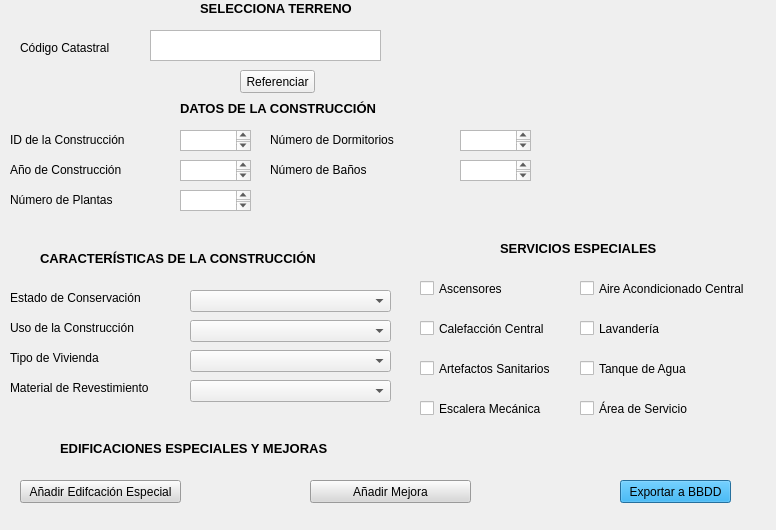
<?xml version="1.0" encoding="UTF-8"?>
<ui version="4.0">
 <class>Dialog</class>
 <widget class="QDialog" name="Dialog">
  <property name="geometry">
   <rect>
    <x>0</x>
    <y>0</y>
    <width>776</width>
    <height>530</height>
   </rect>
  </property>
  <property name="windowTitle">
   <string>Dialog</string>
  </property>
  <widget class="QPushButton" name="btn_exportdb">
   <property name="geometry">
    <rect>
     <x>620</x>
     <y>480</y>
     <width>111</width>
     <height>23</height>
    </rect>
   </property>
   <property name="styleSheet">
    <string notr="true">background-color: rgb(0, 170, 255)</string>
   </property>
   <property name="text">
    <string>Exportar a BBDD</string>
   </property>
  </widget>
  <widget class="QLabel" name="label_2">
   <property name="geometry">
    <rect>
     <x>200</x>
     <y>0</y>
     <width>201</width>
     <height>16</height>
    </rect>
   </property>
   <property name="font">
    <font>
     <pointsize>10</pointsize>
     <weight>75</weight>
     <bold>true</bold>
    </font>
   </property>
   <property name="text">
    <string>SELECCIONA TERRENO</string>
   </property>
  </widget>
  <widget class="QLabel" name="label_4">
   <property name="geometry">
    <rect>
     <x>20</x>
     <y>40</y>
     <width>111</width>
     <height>16</height>
    </rect>
   </property>
   <property name="font">
    <font>
     <pointsize>9</pointsize>
    </font>
   </property>
   <property name="text">
    <string>Código Catastral</string>
   </property>
  </widget>
  <widget class="QLabel" name="label_7">
   <property name="geometry">
    <rect>
     <x>10</x>
     <y>320</y>
     <width>151</width>
     <height>16</height>
    </rect>
   </property>
   <property name="font">
    <font>
     <pointsize>9</pointsize>
    </font>
   </property>
   <property name="text">
    <string>Uso de la Construcción</string>
   </property>
  </widget>
  <widget class="QPushButton" name="pushButton">
   <property name="geometry">
    <rect>
     <x>240</x>
     <y>70</y>
     <width>75</width>
     <height>23</height>
    </rect>
   </property>
   <property name="text">
    <string>Referenciar</string>
   </property>
  </widget>
  <widget class="QLabel" name="label_3">
   <property name="geometry">
    <rect>
     <x>180</x>
     <y>100</y>
     <width>281</width>
     <height>16</height>
    </rect>
   </property>
   <property name="font">
    <font>
     <pointsize>10</pointsize>
     <weight>75</weight>
     <bold>true</bold>
    </font>
   </property>
   <property name="text">
    <string>DATOS DE LA CONSTRUCCIÓN</string>
   </property>
  </widget>
  <widget class="QComboBox" name="comboBox_uso">
   <property name="geometry">
    <rect>
     <x>190</x>
     <y>320</y>
     <width>201</width>
     <height>22</height>
    </rect>
   </property>
   <item>
    <property name="text">
     <string/>
    </property>
   </item>
   <item>
    <property name="text">
     <string>Comercial</string>
    </property>
   </item>
   <item>
    <property name="text">
     <string>Oficinas</string>
    </property>
   </item>
   <item>
    <property name="text">
     <string>Residencial</string>
    </property>
   </item>
   <item>
    <property name="text">
     <string>Industrial</string>
    </property>
   </item>
   <item>
    <property name="text">
     <string>Servicios Públicos</string>
    </property>
   </item>
   <item>
    <property name="text">
     <string>Recreación</string>
    </property>
   </item>
   <item>
    <property name="text">
     <string>Otros</string>
    </property>
   </item>
  </widget>
  <widget class="QLabel" name="label_5">
   <property name="geometry">
    <rect>
     <x>60</x>
     <y>440</y>
     <width>351</width>
     <height>16</height>
    </rect>
   </property>
   <property name="font">
    <font>
     <pointsize>10</pointsize>
     <weight>75</weight>
     <bold>true</bold>
    </font>
   </property>
   <property name="text">
    <string>EDIFICACIONES ESPECIALES Y MEJORAS</string>
   </property>
  </widget>
  <widget class="QLabel" name="label_9">
   <property name="geometry">
    <rect>
     <x>40</x>
     <y>250</y>
     <width>371</width>
     <height>16</height>
    </rect>
   </property>
   <property name="font">
    <font>
     <pointsize>10</pointsize>
     <weight>75</weight>
     <bold>true</bold>
    </font>
   </property>
   <property name="text">
    <string>CARACTERÍSTICAS DE LA CONSTRUCCIÓN</string>
   </property>
  </widget>
  <widget class="QLabel" name="label_13">
   <property name="geometry">
    <rect>
     <x>10</x>
     <y>380</y>
     <width>171</width>
     <height>16</height>
    </rect>
   </property>
   <property name="font">
    <font>
     <pointsize>9</pointsize>
    </font>
   </property>
   <property name="text">
    <string>Material de Revestimiento</string>
   </property>
  </widget>
  <widget class="QComboBox" name="comboBox_revestimiento">
   <property name="geometry">
    <rect>
     <x>190</x>
     <y>380</y>
     <width>201</width>
     <height>22</height>
    </rect>
   </property>
   <item>
    <property name="text">
     <string/>
    </property>
   </item>
   <item>
    <property name="text">
     <string>Asfalto</string>
    </property>
   </item>
   <item>
    <property name="text">
     <string>Hormigón</string>
    </property>
   </item>
   <item>
    <property name="text">
     <string>Loseta</string>
    </property>
   </item>
   <item>
    <property name="text">
     <string>Adoquín</string>
    </property>
   </item>
   <item>
    <property name="text">
     <string>Piedra</string>
    </property>
   </item>
   <item>
    <property name="text">
     <string>Ripio</string>
    </property>
   </item>
   <item>
    <property name="text">
     <string>Tierra</string>
    </property>
   </item>
  </widget>
  <widget class="QLabel" name="label_14">
   <property name="geometry">
    <rect>
     <x>10</x>
     <y>350</y>
     <width>111</width>
     <height>16</height>
    </rect>
   </property>
   <property name="font">
    <font>
     <pointsize>9</pointsize>
    </font>
   </property>
   <property name="text">
    <string>Tipo de Vivienda</string>
   </property>
  </widget>
  <widget class="QComboBox" name="comboBox_tipo">
   <property name="geometry">
    <rect>
     <x>190</x>
     <y>350</y>
     <width>201</width>
     <height>22</height>
    </rect>
   </property>
   <item>
    <property name="text">
     <string/>
    </property>
   </item>
   <item>
    <property name="text">
     <string>Marginal</string>
    </property>
   </item>
   <item>
    <property name="text">
     <string>Interés Social</string>
    </property>
   </item>
   <item>
    <property name="text">
     <string>Económico</string>
    </property>
   </item>
   <item>
    <property name="text">
     <string>Bueno</string>
    </property>
   </item>
   <item>
    <property name="text">
     <string>Muy Bueno</string>
    </property>
   </item>
   <item>
    <property name="text">
     <string>Lujoso</string>
    </property>
   </item>
  </widget>
  <widget class="QListWidget" name="list_bbdd">
   <property name="geometry">
    <rect>
     <x>150</x>
     <y>30</y>
     <width>231</width>
     <height>31</height>
    </rect>
   </property>
  </widget>
  <widget class="QPlainTextEdit" name="cod">
   <property name="geometry">
    <rect>
     <x>180</x>
     <y>130</y>
     <width>71</width>
     <height>21</height>
    </rect>
   </property>
  </widget>
  <widget class="QLabel" name="label_24">
   <property name="geometry">
    <rect>
     <x>10</x>
     <y>130</y>
     <width>141</width>
     <height>20</height>
    </rect>
   </property>
   <property name="font">
    <font>
     <pointsize>9</pointsize>
    </font>
   </property>
   <property name="text">
    <string>ID de la Construcción</string>
   </property>
  </widget>
  <widget class="QPlainTextEdit" name="plantas">
   <property name="geometry">
    <rect>
     <x>180</x>
     <y>190</y>
     <width>71</width>
     <height>21</height>
    </rect>
   </property>
  </widget>
  <widget class="QLabel" name="label_25">
   <property name="geometry">
    <rect>
     <x>10</x>
     <y>190</y>
     <width>131</width>
     <height>20</height>
    </rect>
   </property>
   <property name="font">
    <font>
     <pointsize>9</pointsize>
    </font>
   </property>
   <property name="text">
    <string>Número de Plantas</string>
   </property>
  </widget>
  <widget class="QPlainTextEdit" name="anyo">
   <property name="geometry">
    <rect>
     <x>180</x>
     <y>160</y>
     <width>71</width>
     <height>21</height>
    </rect>
   </property>
  </widget>
  <widget class="QLabel" name="label_26">
   <property name="geometry">
    <rect>
     <x>10</x>
     <y>160</y>
     <width>151</width>
     <height>20</height>
    </rect>
   </property>
   <property name="font">
    <font>
     <pointsize>9</pointsize>
    </font>
   </property>
   <property name="text">
    <string>Año de Construcción</string>
   </property>
  </widget>
  <widget class="QLabel" name="label_8">
   <property name="geometry">
    <rect>
     <x>10</x>
     <y>290</y>
     <width>131</width>
     <height>16</height>
    </rect>
   </property>
   <property name="font">
    <font>
     <pointsize>9</pointsize>
    </font>
   </property>
   <property name="text">
    <string>Estado de Conservación</string>
   </property>
  </widget>
  <widget class="QComboBox" name="comboBox_conservacion">
   <property name="geometry">
    <rect>
     <x>190</x>
     <y>290</y>
     <width>201</width>
     <height>22</height>
    </rect>
   </property>
   <item>
    <property name="text">
     <string/>
    </property>
   </item>
   <item>
    <property name="text">
     <string>Excelente</string>
    </property>
   </item>
   <item>
    <property name="text">
     <string>Muy Bueno</string>
    </property>
   </item>
   <item>
    <property name="text">
     <string>Bueno</string>
    </property>
   </item>
   <item>
    <property name="text">
     <string>Regular</string>
    </property>
   </item>
   <item>
    <property name="text">
     <string>Malo</string>
    </property>
   </item>
   <item>
    <property name="text">
     <string>Muy Malo</string>
    </property>
   </item>
  </widget>
  <widget class="QLabel" name="label_27">
   <property name="geometry">
    <rect>
     <x>270</x>
     <y>130</y>
     <width>171</width>
     <height>20</height>
    </rect>
   </property>
   <property name="font">
    <font>
     <pointsize>9</pointsize>
    </font>
   </property>
   <property name="text">
    <string>Número de Dormitorios</string>
   </property>
  </widget>
  <widget class="QLabel" name="label_28">
   <property name="geometry">
    <rect>
     <x>270</x>
     <y>160</y>
     <width>131</width>
     <height>20</height>
    </rect>
   </property>
   <property name="font">
    <font>
     <pointsize>9</pointsize>
    </font>
   </property>
   <property name="text">
    <string>Número de Baños</string>
   </property>
  </widget>
  <widget class="QPlainTextEdit" name="dormitorios">
   <property name="geometry">
    <rect>
     <x>460</x>
     <y>130</y>
     <width>71</width>
     <height>21</height>
    </rect>
   </property>
  </widget>
  <widget class="QPlainTextEdit" name="banyos">
   <property name="geometry">
    <rect>
     <x>460</x>
     <y>160</y>
     <width>71</width>
     <height>21</height>
    </rect>
   </property>
  </widget>
  <widget class="QPushButton" name="btn_exportdb_esp">
   <property name="geometry">
    <rect>
     <x>20</x>
     <y>480</y>
     <width>161</width>
     <height>23</height>
    </rect>
   </property>
   <property name="styleSheet">
    <string notr="true">background-color: rgb(216, 216, 216)</string>
   </property>
   <property name="text">
    <string>Añadir Edifcación Especial</string>
   </property>
  </widget>
  <widget class="QPushButton" name="btn_exportdb_mejora">
   <property name="geometry">
    <rect>
     <x>310</x>
     <y>480</y>
     <width>161</width>
     <height>23</height>
    </rect>
   </property>
   <property name="styleSheet">
    <string notr="true">background-color: rgb(216, 216, 216)</string>
   </property>
   <property name="text">
    <string>Añadir Mejora</string>
   </property>
  </widget>
  <widget class="QCheckBox" name="checkBox_ascensor">
   <property name="geometry">
    <rect>
     <x>420</x>
     <y>280</y>
     <width>111</width>
     <height>17</height>
    </rect>
   </property>
   <property name="text">
    <string>Ascensores</string>
   </property>
  </widget>
  <widget class="QCheckBox" name="checkBox_agua">
   <property name="geometry">
    <rect>
     <x>580</x>
     <y>360</y>
     <width>141</width>
     <height>17</height>
    </rect>
   </property>
   <property name="text">
    <string>Tanque de Agua</string>
   </property>
  </widget>
  <widget class="QLabel" name="label_10">
   <property name="geometry">
    <rect>
     <x>500</x>
     <y>240</y>
     <width>241</width>
     <height>16</height>
    </rect>
   </property>
   <property name="font">
    <font>
     <pointsize>10</pointsize>
     <weight>75</weight>
     <bold>true</bold>
    </font>
   </property>
   <property name="text">
    <string>SERVICIOS ESPECIALES</string>
   </property>
  </widget>
  <widget class="QCheckBox" name="checkBox_calefaccion">
   <property name="geometry">
    <rect>
     <x>420</x>
     <y>320</y>
     <width>151</width>
     <height>17</height>
    </rect>
   </property>
   <property name="text">
    <string>Calefacción Central</string>
   </property>
  </widget>
  <widget class="QCheckBox" name="checkBox_aire">
   <property name="geometry">
    <rect>
     <x>580</x>
     <y>280</y>
     <width>191</width>
     <height>17</height>
    </rect>
   </property>
   <property name="text">
    <string>Aire Acondicionado Central</string>
   </property>
  </widget>
  <widget class="QCheckBox" name="checkBox_escalera">
   <property name="geometry">
    <rect>
     <x>420</x>
     <y>400</y>
     <width>151</width>
     <height>17</height>
    </rect>
   </property>
   <property name="text">
    <string>Escalera Mecánica</string>
   </property>
  </widget>
  <widget class="QCheckBox" name="checkBox_lavandera">
   <property name="geometry">
    <rect>
     <x>580</x>
     <y>320</y>
     <width>101</width>
     <height>17</height>
    </rect>
   </property>
   <property name="text">
    <string>Lavandería</string>
   </property>
  </widget>
  <widget class="QCheckBox" name="checkBox_area">
   <property name="geometry">
    <rect>
     <x>580</x>
     <y>400</y>
     <width>141</width>
     <height>17</height>
    </rect>
   </property>
   <property name="text">
    <string>Área de Servicio</string>
   </property>
  </widget>
  <widget class="QCheckBox" name="checkBox_sanitarios">
   <property name="geometry">
    <rect>
     <x>420</x>
     <y>360</y>
     <width>151</width>
     <height>17</height>
    </rect>
   </property>
   <property name="text">
    <string>Artefactos Sanitarios</string>
   </property>
  </widget>
 </widget>
 <resources/>
 <connections/>
</ui>
